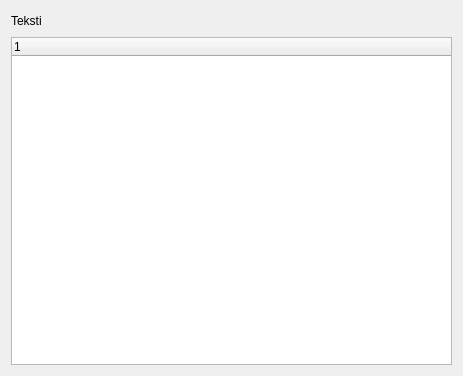
<?xml version="1.0" encoding="UTF-8"?>
<ui version="4.0">
 <class>GenericTreeWidget</class>
 <widget class="QWidget" name="GenericTreeWidget">
  <property name="geometry">
   <rect>
    <x>0</x>
    <y>0</y>
    <width>463</width>
    <height>376</height>
   </rect>
  </property>
  <property name="windowTitle">
   <string>GenericTreeWidget</string>
  </property>
  <layout class="QVBoxLayout" name="verticalLayout">
   <item>
    <layout class="QHBoxLayout" name="topLayout">
     <item>
      <widget class="QLabel" name="textlabel">
       <property name="text">
        <string>Teksti</string>
       </property>
      </widget>
     </item>
     <item>
      <spacer name="horizontalSpacer">
       <property name="orientation">
        <enum>Qt::Horizontal</enum>
       </property>
       <property name="sizeHint" stdset="0">
        <size>
         <width>40</width>
         <height>20</height>
        </size>
       </property>
      </spacer>
     </item>
    </layout>
   </item>
   <item>
    <widget class="QTreeWidget" name="treeWidget">
     <column>
      <property name="text">
       <string notr="true">1</string>
      </property>
     </column>
    </widget>
   </item>
   <item>
    <layout class="QHBoxLayout" name="bottomLayout"/>
   </item>
  </layout>
 </widget>
 <resources/>
 <connections/>
</ui>
